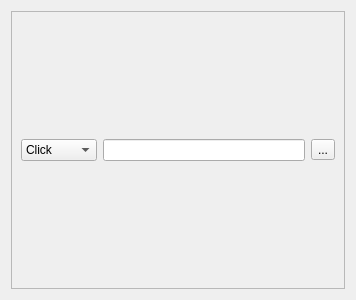
<?xml version="1.0" encoding="UTF-8"?>
<ui version="4.0">
 <class>action</class>
 <widget class="QWidget" name="action">
  <property name="geometry">
   <rect>
    <x>0</x>
    <y>0</y>
    <width>356</width>
    <height>300</height>
   </rect>
  </property>
  <property name="focusPolicy">
   <enum>Qt::ClickFocus</enum>
  </property>
  <property name="windowTitle">
   <string>Form</string>
  </property>
  <layout class="QVBoxLayout" name="verticalLayout">
   <item>
    <widget class="QFrame" name="frame">
     <property name="frameShape">
      <enum>QFrame::StyledPanel</enum>
     </property>
     <property name="frameShadow">
      <enum>QFrame::Plain</enum>
     </property>
     <layout class="QHBoxLayout" name="horizontalLayout_2">
      <item>
       <widget class="QComboBox" name="comboBox">
        <item>
         <property name="text">
          <string>Click</string>
         </property>
        </item>
        <item>
         <property name="text">
          <string>Release</string>
         </property>
        </item>
        <item>
         <property name="text">
          <string>Clicker</string>
         </property>
        </item>
        <item>
         <property name="text">
          <string>Delay</string>
         </property>
        </item>
        <item>
         <property name="text">
          <string>Move</string>
         </property>
        </item>
        <item>
         <property name="text">
          <string>System</string>
         </property>
        </item>
        <item>
         <property name="text">
          <string>Type</string>
         </property>
        </item>
       </widget>
      </item>
      <item>
       <widget class="QLineEdit" name="text_action"/>
      </item>
      <item>
       <widget class="QToolButton" name="edit_action">
        <property name="text">
         <string>...</string>
        </property>
       </widget>
      </item>
     </layout>
    </widget>
   </item>
  </layout>
 </widget>
 <resources/>
 <connections/>
</ui>
